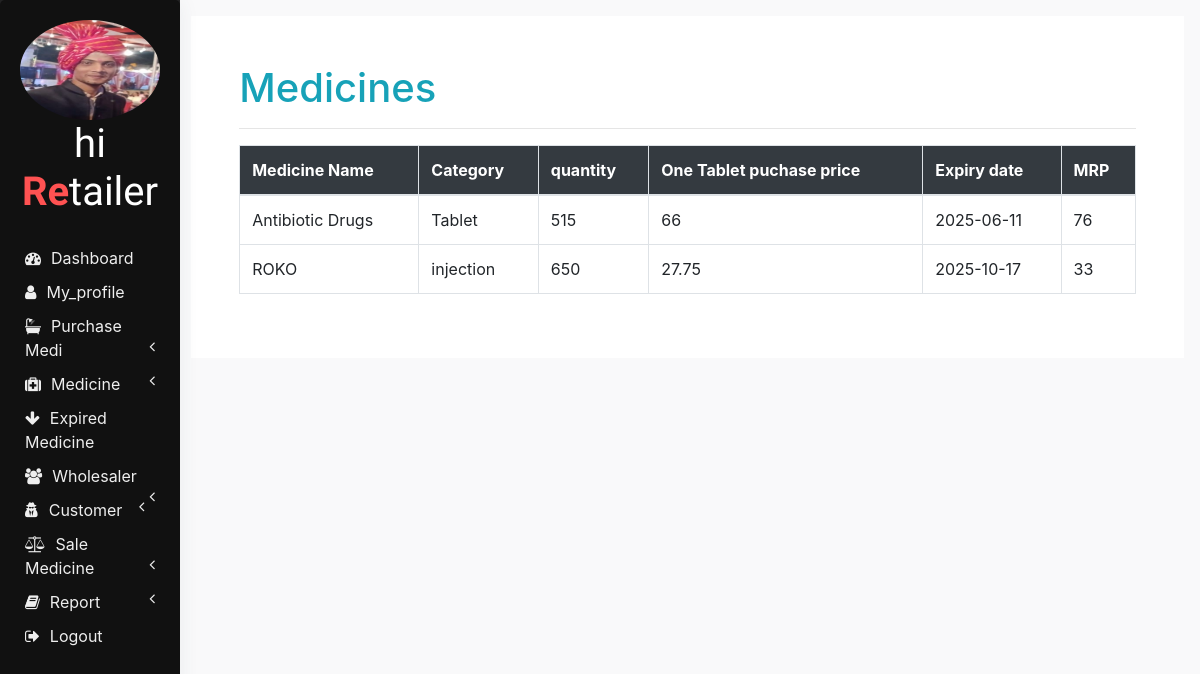
Page /db.php?viewmedi (signed in) on the committed database.
### tables this page shows
CREATE TABLE `users` (
  `uid` int(11) NOT NULL,
  `name` varchar(200) NOT NULL,
  `mobile` varchar(200) NOT NULL,
  `email` varchar(200) NOT NULL,
  `password` varchar(200) NOT NULL DEFAULT '123',
  `address` varchar(200) NOT NULL,
  `img` varchar(200) NOT NULL,
  `role` varchar(200) NOT NULL
);

CREATE TABLE `medicine` (
  `mid` int(11) NOT NULL,
  `amuid` varchar(200) NOT NULL,
  `medicine_name` varchar(200) NOT NULL,
  `category` varchar(200) NOT NULL,
  `cost_price` varchar(200) NOT NULL,
  `quantity` varchar(200) NOT NULL,
  `manudate` varchar(200) NOT NULL,
  `expiry` date NOT NULL,
  `price_distributor` varchar(200) NOT NULL,
  `price_wholesaler` varchar(200) NOT NULL,
  `price_retailer` varchar(200) NOT NULL,
  `mrp` varchar(200) NOT NULL,
  `percentaged` varchar(200) NOT NULL,
  `percentagew` varchar(200) NOT NULL,
  `percentager` varchar(200) NOT NULL,
  `percentagea` varchar(200) NOT NULL,
  `is_delete` varchar(200) NOT NULL DEFAULT '0'
);

### viewmedi.php (the view)
<?php
   $uid=$_SESSION['uid'];
   $role=$_SESSION['role'];
   if($role=='2')
    {
      include 'distributorheader.php';
    }
    elseif($role=='3')
    {
      include 'wholesalerheader.php';
    }
    elseif($role=='4')
    {
      include 'retailerheader.php';
    }
?>
<div class="page-wrapper p-3">
    <div class="container-fluid bg-white p-5">
        <div class="row">
            <div class="col-lg-12">
                <h1 class='text-info'>Medicines</h1>
                <hr>
                <table class="table table-bordered">
                        <thead class="bg-dark text-white">
                        <tr>
                            <th>Medicine Name</th>
                            <th>Category</th>
                            <th>quantity</th>
                            <th>One Tablet puchase price</th>
                            <th>Expiry date</th>
                            <th>MRP</th>
                        </tr>
                        </thead>
                        <tbody>
                            <?php
                              $sql="select*from medicine where amuid='$uid'";
                              $res=mysqli_query($con,$sql);
                              foreach($res as $row)
                              {
                                  $mn=$row['medicine_name'];
                                  $c=$row['category'];
                                  $q=$row['quantity'];
                                  $e=$row['expiry'];
                                  $m=$row['mrp'];
                                  $sql1="select*from medicine where medicine_name='$mn'";
                                  $res1=mysqli_query($con,$sql1);
                                  $row1=mysqli_fetch_array($res1);
                                  if($role=='2')
                                  {
                                   $pm=$row1['price_distributor'];
                                  }
                                  elseif($role=='3')
                                  {
                                   $pm=$row1['price_wholesaler'];
                                  }
                                  elseif($role=='4')
                                  {
                                   $pm=$row1['price_retailer'];
                                  }
                            ?>
                            <tr>
                                <td><?php echo $mn;?></td>
                                <td><?php echo $c;?></td>
                                <td><?php echo $q;?></td>
                                <td><?php echo $pm;?></td>
                                <td><?php echo $e;?></td>
                                <td><?php echo $m;?></td>
                            </tr>
                            <?php } ?>
                        </tbody>
                </table>
            </div>
        </div>
    </div>
</div>

### retailerheader.php (shortened to what this page needs)
<?php
    $id=$_SESSION['uid'];
    $sql="select name,img from users where uid='$id'";
    $res=mysqli_query($con,$sql);
    $row=mysqli_fetch_array($res);
    $name=$row['name'];
    $img=$row['img'];
?>
<!DOCTYPE html>
<html lang="en" dir="ltr">
  <head>
        <link rel="stylesheet" href="bootstrap/css/bootstrap.min.css">
        <link rel="stylesheet" href="https://use.fontawesome.com/releases/v5.3.1/css/all.css">
        <link rel="stylesheet" href="https://cdnjs.cloudflare.com/ajax/libs/font-awesome/4.7.0/css/font-awesome.min.css">
        <link rel="stylesheet" href="css/sidenav.css">
        <link rel="stylesheet" href="css/profile.css">
        <link rel="stylesheet" href="css/home.css">
    </head>
    <body>
        <div class="sidenav">
            <div class="card">
                <div class="card-body">
                <div class="logo">
                    <img src="<?php echo $img;?>" class="profile" height="100px" width="140px"/>
                    <h1 class="logo-caption"><?php echo $name;?><br><span class="tweak">Re</span>tailer</h1>
                </div>
                <div class="main-menu-item">
                    <a href="db.php?dashboard"><i class="fa fa-dashboard"></i><span>Dashboard</span></a>
                </div>
                <div class="main-menu-item">
                    <a href="db.php?myprofile"><i class="fa fa-user" aria-hidden="true"></i><span>My_profile</span></a>
                </div>
                <div id="abhi" class="main-menu-item" onclick="showhide(this.id);">
                    <a href="#">
                       <i class="fa fa-bath" aria-hidden="true"></i><span>Purchase Medi</span>
                        <span class="pull-right-container">
                            <i class="fa fa-angle-left pull-right"></i>
                        </span>
                    </a>
                </div>
                 <div id="third" class="main-menu-item" onclick="showhide(this.id);">
                    <a href="#">
                    <i class="fa fa-medkit" aria-hidden="true"></i></i><span>Medicine</span>
                        <span class="pull-right-container">
                            <i class="fa fa-angle-left pull-right"></i>
                        </span>
                    </a>
                </div>
                <div class="main-menu-item">
                    <a href="db.php?ex"><i class="fa fa-arrow-down" aria-hidden="true"></i><span>Expired Medicine</span></a>
                </div>
               <div id="abhii" class="main-menu-item" onclick="showhide(this.id);">
                    <a href="#">
                       <i class="fa fa-users" aria-hidden="true"></i><span>Wholesaler</span>
                        <span class="pull-right-container">
                            <i class="fa fa-angle-left pull-right"></i>
                        </span>
                    </a>
                </div>
                <div id="abhiii" class="main-menu-item" onclick="showhide(this.id);">
                    <a href="#">
                    <i class="fa fa-user-secret" aria-hidden="true"></i><span>Customer</span>
                        <span class="pull-right-container">
                            <i class="fa fa-angle-left pull-right"></i>
                        </span>
                    </a>
                </div>
                <div id="first" class="main-menu-item" onclick="showhide(this.id);">
                    <a  href="#">
                        <i class="fa fa-balance-scale"></i><span>Sale Medicine</span>
                        <span class="pull-right-container">
                            <i class="fa fa-angle-left pull-right"></i>
                        </span>
                    </a>
                </div>
                <div id="sixth" class="main-menu-item" onclick="showhide(this.id);">
                    <a href="#">
                        <i class="fa fa-book"></i><span>Report</span>
                        <span class="pull-right-container">
                            <i class="fa fa-angle-left pull-right"></i>
                        </span>
                    </a>
                </div>
                <div class="main-menu-item">
                    <a href="db.php?logout"><i class="fa fa-sign-out" aria-hidden="true"></i><span>Logout</span></a>
                </div>
               </div>
            </div>
        </div>
</body>
</html>

### css/sidenav.css (style rules this page uses)
body { background-color: #f1f3f6; }
.sidenav { width: 15%; height: 100vh; background-color: #222222; position: fixed; z-index: 1; flex: 1 0 auto; }
.card { width: 100%; height: 100%; top: 0; border-radius: 0; background-color: #111111; }
.logo .logo-caption { font-family: 'Poiret One', cursive; color: #ffffff; text-align: center; margin-bottom: 25px; }
.logo .profile { margin-left: 50%; border-radius: 50%; transform: translate(-50%); }
.logo .tweak { color: #ff5252; font-weight: bold; }
.main-menu-item { padding: 5px 5px; cursor: pointer; }
.main-menu-item > a { color: #eeeeee; text-decoration: none; font-size: 16px; }
.main-menu-item > a > span { margin-left: 10px; }

### css/profile.css (style rules this page uses)
body { background-color: #f9f9fa }
.card { border-radius: 5px; -webkit-box-shadow: 0 1px 20px 0 rgba(69, 90, 100, 0.08); box-shadow: 0 1px 20px 0 rgba(69, 90, 100, 0.08); border: none; margin-bottom: 30px }

### css/home.css (style rules this page uses)
html, body { height: 100vh; }
.container-fluid { margin-left: 15%; width: 85%; background: #f1f3f6; padding: 1px 0 0 0; flex: 1 0 auto; }

### rows in the picture
users: img (picture), name "hi"
medicine: medicine_name "Antibiotic Drugs", category "Tablet", quantity "515", medicine.price_retailer "66", expiry "2025-06-11", mrp "76"
medicine: medicine_name "ROKO", category "injection", quantity "650", medicine.price_retailer "27.75", expiry "2025-10-17", mrp "33"
